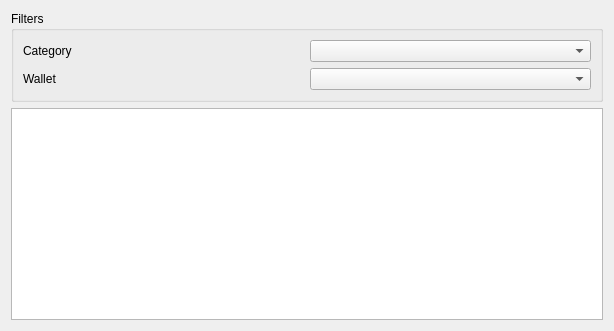
<?xml version="1.0" encoding="UTF-8"?>
<ui version="4.0">
 <class>AccountTableWidget</class>
 <widget class="QWidget" name="AccountTableWidget">
  <property name="geometry">
   <rect>
    <x>0</x>
    <y>0</y>
    <width>614</width>
    <height>331</height>
   </rect>
  </property>
  <property name="contextMenuPolicy">
   <enum>Qt::CustomContextMenu</enum>
  </property>
  <property name="windowTitle">
   <string>Account table</string>
  </property>
  <layout class="QVBoxLayout" name="verticalLayout">
   <item>
    <widget class="QGroupBox" name="filtersGroupBox">
     <property name="autoFillBackground">
      <bool>false</bool>
     </property>
     <property name="styleSheet">
      <string notr="true"/>
     </property>
     <property name="title">
      <string>Filters</string>
     </property>
     <property name="flat">
      <bool>false</bool>
     </property>
     <layout class="QVBoxLayout" name="verticalLayout_2">
      <item>
       <layout class="QHBoxLayout" name="horizontalLayout">
        <item>
         <widget class="QLabel" name="categoryLabel">
          <property name="text">
           <string>Category</string>
          </property>
         </widget>
        </item>
        <item>
         <widget class="QComboBox" name="categoryComboBox"/>
        </item>
       </layout>
      </item>
      <item>
       <layout class="QHBoxLayout" name="horizontalLayout_2">
        <item>
         <widget class="QLabel" name="walletLabel">
          <property name="text">
           <string>Wallet</string>
          </property>
         </widget>
        </item>
        <item>
         <widget class="QComboBox" name="walletComboBox"/>
        </item>
       </layout>
      </item>
     </layout>
    </widget>
   </item>
   <item>
    <widget class="QTableView" name="tableView">
     <property name="contextMenuPolicy">
      <enum>Qt::CustomContextMenu</enum>
     </property>
     <property name="verticalScrollBarPolicy">
      <enum>Qt::ScrollBarAsNeeded</enum>
     </property>
     <property name="sizeAdjustPolicy">
      <enum>QAbstractScrollArea::AdjustIgnored</enum>
     </property>
     <property name="autoScroll">
      <bool>true</bool>
     </property>
     <property name="editTriggers">
      <set>QAbstractItemView::NoEditTriggers</set>
     </property>
     <property name="alternatingRowColors">
      <bool>true</bool>
     </property>
     <property name="showGrid">
      <bool>false</bool>
     </property>
     <property name="sortingEnabled">
      <bool>false</bool>
     </property>
     <attribute name="horizontalHeaderMinimumSectionSize">
      <number>50</number>
     </attribute>
     <attribute name="horizontalHeaderStretchLastSection">
      <bool>true</bool>
     </attribute>
     <attribute name="verticalHeaderVisible">
      <bool>false</bool>
     </attribute>
     <attribute name="verticalHeaderCascadingSectionResizes">
      <bool>true</bool>
     </attribute>
     <attribute name="verticalHeaderDefaultSectionSize">
      <number>0</number>
     </attribute>
    </widget>
   </item>
  </layout>
 </widget>
 <tabstops>
  <tabstop>categoryComboBox</tabstop>
  <tabstop>walletComboBox</tabstop>
  <tabstop>tableView</tabstop>
 </tabstops>
 <resources>
  <include location="../../icons/tikka.slots.pyqt.resources.icons.index.qrc"/>
 </resources>
 <connections/>
</ui>
